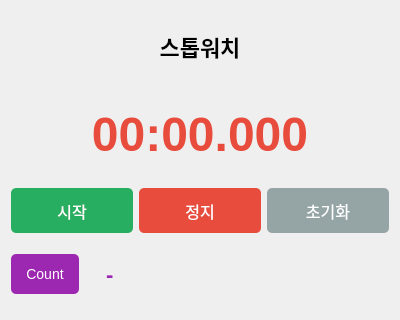
<?xml version="1.0" encoding="UTF-8"?>
<ui version="4.0">
 <class>Form</class>
 <widget class="QWidget" name="Form">
  <property name="geometry">
   <rect><x>0</x><y>0</y><width>400</width><height>320</height></rect>
  </property>
  <property name="windowTitle"><string>스톱워치</string></property>
  <layout class="QVBoxLayout" name="verticalLayout">
   <item>
    <widget class="QLabel" name="label">
     <property name="text"><string>스톱워치</string></property>
     <property name="alignment"><set>Qt::AlignCenter</set></property>
     <property name="styleSheet"><string notr="true">font-size: 22px; font-weight: bold; padding: 10px;</string></property>
    </widget>
   </item>
   <item>
    <widget class="QLabel" name="sw_display">
     <property name="text"><string>00:00.000</string></property>
     <property name="alignment"><set>Qt::AlignCenter</set></property>
     <property name="styleSheet"><string notr="true">font-size: 48px; font-weight: bold; color: #e74c3c; padding: 20px;</string></property>
    </widget>
   </item>
   <item>
    <layout class="QHBoxLayout" name="btn_layout">
     <item>
      <widget class="QPushButton" name="btn_start">
       <property name="minimumSize"><size><width>0</width><height>45</height></size></property>
       <property name="styleSheet"><string notr="true">font-size: 16px; background-color: #27ae60; color: white; border: none; border-radius: 5px;</string></property>
       <property name="text"><string>시작</string></property>
      </widget>
     </item>
     <item>
      <widget class="QPushButton" name="btn_stop">
       <property name="minimumSize"><size><width>0</width><height>45</height></size></property>
       <property name="styleSheet"><string notr="true">font-size: 16px; background-color: #e74c3c; color: white; border: none; border-radius: 5px;</string></property>
       <property name="text"><string>정지</string></property>
      </widget>
     </item>
     <item>
      <widget class="QPushButton" name="btn_reset">
       <property name="minimumSize"><size><width>0</width><height>45</height></size></property>
       <property name="styleSheet"><string notr="true">font-size: 16px; background-color: #95a5a6; color: white; border: none; border-radius: 5px;</string></property>
       <property name="text"><string>초기화</string></property>
      </widget>
     </item>
    </layout>
   </item>
   <item>
    <layout class="QHBoxLayout" name="count_layout">
     <item>
      <widget class="QPushButton" name="btn_count">
       <property name="minimumSize"><size><width>0</width><height>40</height></size></property>
       <property name="styleSheet"><string notr="true">font-size: 14px; background-color: #9c27b0; color: white; border: none; border-radius: 5px; padding: 5px 15px;</string></property>
       <property name="text"><string>Count</string></property>
      </widget>
     </item>
     <item>
      <widget class="QLabel" name="count_label">
       <property name="text"><string>-</string></property>
       <property name="styleSheet"><string notr="true">font-size: 22px; font-weight: bold; padding: 5px 15px; color: #9c27b0;</string></property>
      </widget>
     </item>
     <item>
      <spacer name="count_spacer">
       <property name="orientation"><enum>Qt::Horizontal</enum></property>
       <property name="sizeHint" stdset="0"><size><width>40</width><height>20</height></size></property>
      </spacer>
     </item>
    </layout>
   </item>
  </layout>
 </widget>
 <resources/>
 <connections/>
</ui>
